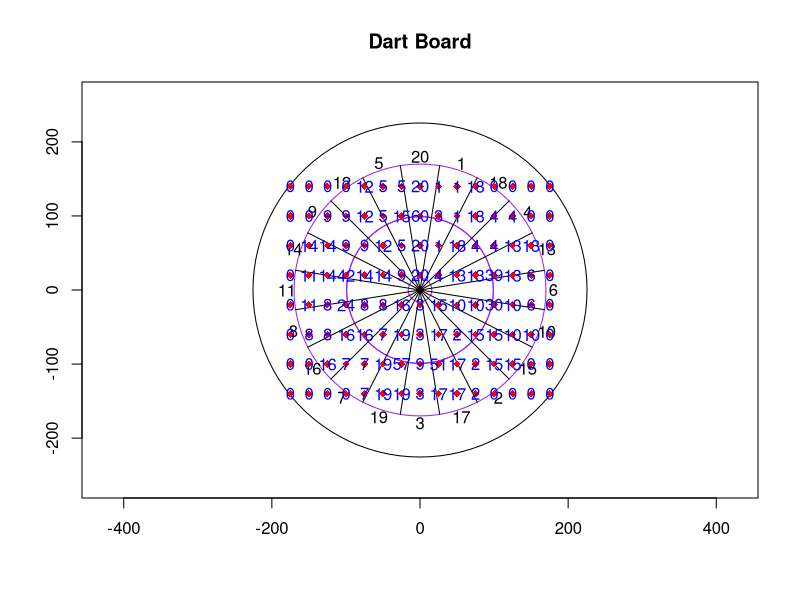
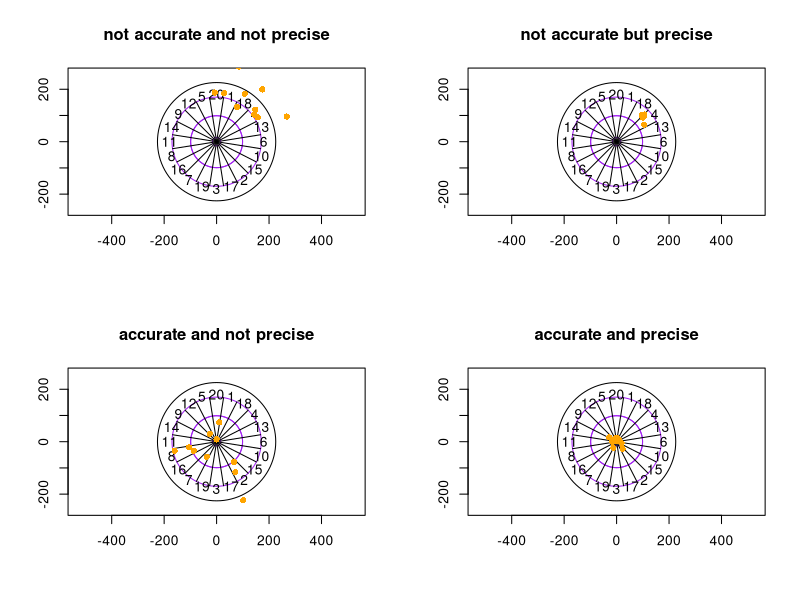

Write R code to recreate these figures, in order.
# https://gist.github.com/CerebralMastication/278148

#draw.circle is from the plotrix library
require(plyr)

draw.circle <- function (x, y, radius, nv = 100, border = NULL, col = NA, lty = 1, 
                         lwd = 1) 
{
    xylim <- par("usr")
    plotdim <- par("pin")
    ymult <- (xylim[4] - xylim[3])/(xylim[2] - xylim[1]) * plotdim[1]/plotdim[2]
    angle.inc <- 2 * pi/nv
    angles <- seq(0, 2 * pi - angle.inc, by = angle.inc)
    xv <- cos(angles) * radius + x
    yv <- sin(angles) * radius * ymult + y
    polygon(xv, yv, border = border, col = col, lty = lty, lwd = lwd)
    invisible(list(x = xv, y = yv))
}


drawBoard <- function(title = "Dart Board") {
    plot(-260:260, -260:260, type="n", xlab="", ylab="", asp = 1, main=title) 
    # draw.circle(0, 0, 12.7/2, border="purple", lty=1, lwd=1) #  bull
    draw.circle(0, 0, 31.8/2, border="purple", lty=1, lwd=1) #  outer bull
    # draw.circle(0, 0, 107, border="purple", lty=1, lwd=1) 
    draw.circle(0, 0, 99, border="purple", lty=1, lwd=1)  
    # draw.circle(0, 0, 162, border="purple", lty=1, lwd=1) 
    draw.circle(0, 0, 170, border="purple", lty=1, lwd=1)
    # draw.circle(0, 0, 107, border="purple", lty=1, lwd=1)
    draw.circle(0, 0, 99, border="purple", lty=1, lwd=1)
    draw.circle(0, 0, 451/2, border="black", lty=1, lwd=1) #outer edge of board
    
    angle.inc <- 2 * pi/20 # 20 sections in a board
    angles <- seq(0, 2 * pi - angle.inc, by = angle.inc)
    angles <- angles - .5 * pi / 10 #dart boards are rotated slightly 
    xSeries <- sin(angles) * 170
    ySeries <- cos(angles) * 170
    
    for (i in 1:20){
        lines(c(0,xSeries[i]),c(0,ySeries[i] ))
    }
    
    points <- c(20,  1, 18, 4, 13, 6, 10, 15, 2, 17, 3, 19, 7, 16, 8, 11, 14, 9, 12, 5)
    angles <- seq(0, 2 * pi - angle.inc, by = angle.inc)
    xSeries <- sin(angles) * 180
    ySeries <- cos(angles) * 180
    for (i in 1:20){
        text(xSeries[i],ySeries[i], points[i] )
    }
}

throw <- function(n, targetX, targetY, stdev){
    # input the x, y coord of a throw and the standard deviation of throw pattern
    # return the x,y coord of the resulting throw
    # assumes normal distribution of throws
    # returns a data frame with columns xThrow and yThrow
    
    distanceFromTarget <- rnorm(n, 0, stdev)
    angleFromTarget <-     runif(n, 0, 2 * pi)
    xOffset <- sin(angleFromTarget) * distanceFromTarget
    yOffset <- cos(angleFromTarget) * distanceFromTarget
    
    xThrow <- targetX + xOffset
    yThrow <- targetY + yOffset
    return(data.frame(xThrow, yThrow ))
}

throwNormXY <- function(n, targetX, targetY, stdevX, stdevY){
    # input the x, y coord of a throw and the standard deviation of X and Y
    # return the x,y coord of the resulting throw
    # assumes normal distribution of throws
    # returns a data frame with columns xThrow and yThrow
    
    xOffset <- rnorm(n, 0, stdevX)
    yOffset <- rnorm(n, 0, stdevY)
    
    xThrow <- targetX + xOffset
    yThrow <- targetY + yOffset
    return(data.frame(xThrow, yThrow ))
}

scoreThrow <- function(xThrow, yThrow){
    # function for turning the x,y coordinates of a throw into 
    # a point score
    angle.inc <- 2 * pi/20 # 20 sections in a board
    points <- c(20,  1, 18, 4, 13, 6, 10, 15, 2, 17, 3, 19, 7, 16, 8, 11, 14, 9, 12, 5)
    angles <- seq(0, 2 * pi - angle.inc, by = angle.inc)
    angles <- angles - .5 * pi / 10 #dart boards are rotated slightly 
    
    distance <- (xThrow^2 + yThrow^2)^.5
    
    angle <- (.5 * pi) - asin(yThrow/distance)
    angle <- if (xThrow < 0 ) {  pi + (pi - angle )
    } else {angle}
    
    #determine which angle section the throw was in
    angleSection <- NA
    for (i in 1:19){
        if (angles[i] < angle & angles[i+1] >= angle) {angleSection <- i} 
    } #there has to be a prettier way to do this
    if (is.na(angleSection)==TRUE) {angleSection <- 20}
    
    #determine which band the throw was in (1-6) 1 is bull, 2 is outer bull etc
    band <- if (distance <= 12.7/2) {1
    } else if (distance >= 12.7/2 & distance < 31.8/2)  {2
    } else if (distance >= 31.8/2 & distance < 99)   {3
    } else if (distance >= 99     & distance < 107)  {4
    } else if (distance >= 107    & distance < 162)  {5
    } else if (distance >= 162    & distance < 170)  {6 
    } else {7}
    
    bandScore <- c(50, 25, 1, 3, 1, 2, 0)
    finalScore <- if (band <= 2) {bandScore[band]} else {points[angleSection] * bandScore[band] }    
    return(finalScore)
}


ePoints <- function(n, xPoint, yPoint, sDev) {
    #takes in an x, y point and simultes it n times
    #returs a single value which is the average score per throw
    throws <- throw(n, xPoint, yPoint, sDev)
    scores <- ddply(throws,c("xThrow", "yThrow"), function(df) scoreThrow(df$xThrow, df$yThrow))
    names(scores) <- c("xThrow", "yThrow", "points")
    return(mean(scores$points))
}



runtest <- function(){
    drawBoard()
    require(plyr)
    yThrow <- (rep(20,15))
    yThrow <- c(yThrow, (rep(-20,15)))
    yThrow <- c(yThrow, (rep(60,15)))
    yThrow <- c(yThrow, (rep(-60,15)))
    yThrow <- c(yThrow, (rep(100,15)))
    yThrow <- c(yThrow, (rep(-100,15)))
    yThrow <- c(yThrow, (rep(140,15)))
    yThrow <- c(yThrow, (rep(-140,15)))
    
    xThrow <- rep(seq(-175,175, 25),8)
    
    throws <- data.frame(xThrow, yThrow)
    points(throws$xThrow, throws$yThrow, col="red", pch=18 )
    scores <- ddply(throws,c("xThrow", "yThrow"), function(df) scoreThrow(df$xThrow, df$yThrow))
    text(scores$xThrow, scores$yThrow, scores$V1, col="blue")
}

runtest()






layout(matrix(1:4, 2, 2))
throw_not_accurate_not_precise <- throw(10, 100, 100, 100)
drawBoard(title = "not accurate and not precise")
points(throw_not_accurate_not_precise, pch = 16, col = "orange")

throw_accurate_not_precise <- throw(10, 0, 0, 100)
drawBoard(title = "accurate and not precise")
points(throw_accurate_not_precise, pch = 16, col = "orange")

throw_not_accurate_precise <- throw(10, 100, 100, 20)
drawBoard(title = "not accurate but precise")
points(throw_not_accurate_precise, pch = 16, col = "orange")

throw_accurate_precise <- throw(10, 0, 0, 20)
drawBoard(title = "accurate and precise")
points(throw_accurate_precise, pch = 16, col = "orange")


